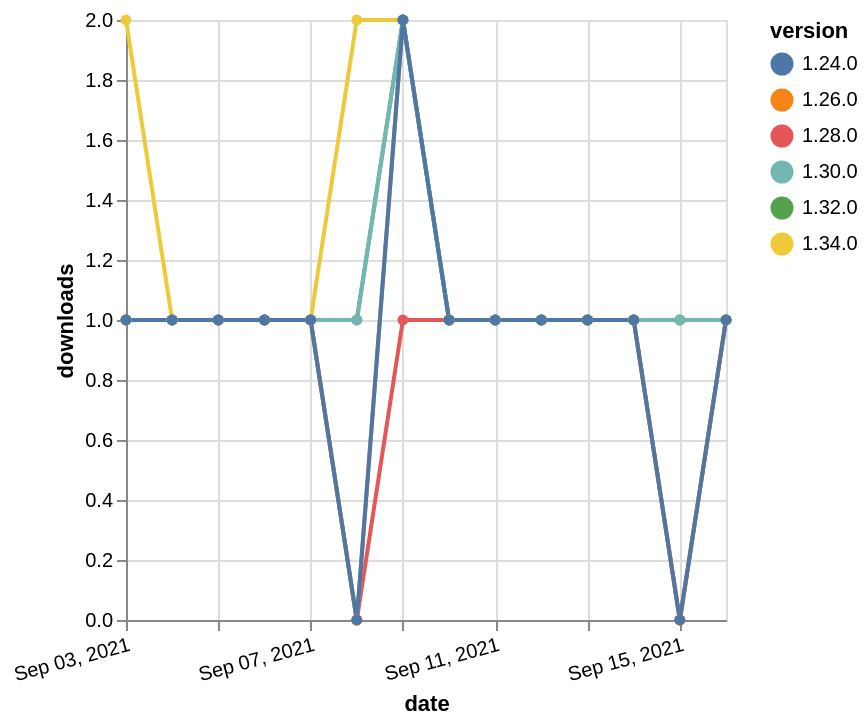

This figure's Vega-Lite source:
### Vega-Lite specification from a JSON file in a GitHub repository (floating-point values rounded to 4 significant figures)
{"$schema": "https://vega.github.io/schema/vega-lite/v5.json", "description": "A simple bar chart with embedded data.", "data": {"values": [{"date": "2021-09-03", "total": 116, "delta": 2, "version": "1.34.0"}, {"date": "2021-09-04", "total": 117, "delta": 1, "version": "1.34.0"}, {"date": "2021-09-05", "total": 118, "delta": 1, "version": "1.34.0"}, {"date": "2021-09-06", "total": 119, "delta": 1, "version": "1.34.0"}, {"date": "2021-09-07", "total": 120, "delta": 1, "version": "1.34.0"}, {"date": "2021-09-08", "total": 122, "delta": 2, "version": "1.34.0"}, {"date": "2021-09-09", "total": 124, "delta": 2, "version": "1.34.0"}, {"date": "2021-09-10", "total": 125, "delta": 1, "version": "1.34.0"}, {"date": "2021-09-11", "total": 126, "delta": 1, "version": "1.34.0"}, {"date": "2021-09-12", "total": 127, "delta": 1, "version": "1.34.0"}, {"date": "2021-09-13", "total": 128, "delta": 1, "version": "1.34.0"}, {"date": "2021-09-14", "total": 129, "delta": 1, "version": "1.34.0"}, {"date": "2021-09-15", "total": 130, "delta": 1, "version": "1.34.0"}, {"date": "2021-09-16", "total": 131, "delta": 1, "version": "1.34.0"}, {"date": "2021-09-03", "total": 162, "delta": 1, "version": "1.32.0"}, {"date": "2021-09-04", "total": 163, "delta": 1, "version": "1.32.0"}, {"date": "2021-09-05", "total": 164, "delta": 1, "version": "1.32.0"}, {"date": "2021-09-06", "total": 165, "delta": 1, "version": "1.32.0"}, {"date": "2021-09-07", "total": 166, "delta": 1, "version": "1.32.0"}, {"date": "2021-09-08", "total": 167, "delta": 1, "version": "1.32.0"}, {"date": "2021-09-09", "total": 169, "delta": 2, "version": "1.32.0"}, {"date": "2021-09-10", "total": 170, "delta": 1, "version": "1.32.0"}, {"date": "2021-09-11", "total": 171, "delta": 1, "version": "1.32.0"}, {"date": "2021-09-12", "total": 172, "delta": 1, "version": "1.32.0"}, {"date": "2021-09-13", "total": 173, "delta": 1, "version": "1.32.0"}, {"date": "2021-09-14", "total": 174, "delta": 1, "version": "1.32.0"}, {"date": "2021-09-15", "total": 175, "delta": 1, "version": "1.32.0"}, {"date": "2021-09-16", "total": 176, "delta": 1, "version": "1.32.0"}, {"date": "2021-09-03", "total": 161, "delta": 1, "version": "1.28.0"}, {"date": "2021-09-04", "total": 162, "delta": 1, "version": "1.28.0"}, {"date": "2021-09-05", "total": 163, "delta": 1, "version": "1.28.0"}, {"date": "2021-09-06", "total": 164, "delta": 1, "version": "1.28.0"}, {"date": "2021-09-07", "total": 165, "delta": 1, "version": "1.28.0"}, {"date": "2021-09-08", "total": 165, "delta": 0, "version": "1.28.0"}, {"date": "2021-09-09", "total": 166, "delta": 1, "version": "1.28.0"}, {"date": "2021-09-10", "total": 167, "delta": 1, "version": "1.28.0"}, {"date": "2021-09-11", "total": 168, "delta": 1, "version": "1.28.0"}, {"date": "2021-09-12", "total": 169, "delta": 1, "version": "1.28.0"}, {"date": "2021-09-13", "total": 170, "delta": 1, "version": "1.28.0"}, {"date": "2021-09-14", "total": 171, "delta": 1, "version": "1.28.0"}, {"date": "2021-09-15", "total": 171, "delta": 0, "version": "1.28.0"}, {"date": "2021-09-16", "total": 172, "delta": 1, "version": "1.28.0"}, {"date": "2021-09-03", "total": 176, "delta": 1, "version": "1.26.0"}, {"date": "2021-09-04", "total": 177, "delta": 1, "version": "1.26.0"}, {"date": "2021-09-05", "total": 178, "delta": 1, "version": "1.26.0"}, {"date": "2021-09-06", "total": 179, "delta": 1, "version": "1.26.0"}, {"date": "2021-09-07", "total": 180, "delta": 1, "version": "1.26.0"}, {"date": "2021-09-08", "total": 180, "delta": 0, "version": "1.26.0"}, {"date": "2021-09-09", "total": 182, "delta": 2, "version": "1.26.0"}, {"date": "2021-09-10", "total": 183, "delta": 1, "version": "1.26.0"}, {"date": "2021-09-11", "total": 184, "delta": 1, "version": "1.26.0"}, {"date": "2021-09-12", "total": 185, "delta": 1, "version": "1.26.0"}, {"date": "2021-09-13", "total": 186, "delta": 1, "version": "1.26.0"}, {"date": "2021-09-14", "total": 187, "delta": 1, "version": "1.26.0"}, {"date": "2021-09-15", "total": 187, "delta": 0, "version": "1.26.0"}, {"date": "2021-09-16", "total": 188, "delta": 1, "version": "1.26.0"}, {"date": "2021-09-03", "total": 142, "delta": 1, "version": "1.30.0"}, {"date": "2021-09-04", "total": 143, "delta": 1, "version": "1.30.0"}, {"date": "2021-09-05", "total": 144, "delta": 1, "version": "1.30.0"}, {"date": "2021-09-06", "total": 145, "delta": 1, "version": "1.30.0"}, {"date": "2021-09-07", "total": 146, "delta": 1, "version": "1.30.0"}, {"date": "2021-09-08", "total": 147, "delta": 1, "version": "1.30.0"}, {"date": "2021-09-09", "total": 149, "delta": 2, "version": "1.30.0"}, {"date": "2021-09-10", "total": 150, "delta": 1, "version": "1.30.0"}, {"date": "2021-09-11", "total": 151, "delta": 1, "version": "1.30.0"}, {"date": "2021-09-12", "total": 152, "delta": 1, "version": "1.30.0"}, {"date": "2021-09-13", "total": 153, "delta": 1, "version": "1.30.0"}, {"date": "2021-09-14", "total": 154, "delta": 1, "version": "1.30.0"}, {"date": "2021-09-15", "total": 155, "delta": 1, "version": "1.30.0"}, {"date": "2021-09-16", "total": 156, "delta": 1, "version": "1.30.0"}, {"date": "2021-09-03", "total": 219, "delta": 1, "version": "1.24.0"}, {"date": "2021-09-04", "total": 220, "delta": 1, "version": "1.24.0"}, {"date": "2021-09-05", "total": 221, "delta": 1, "version": "1.24.0"}, {"date": "2021-09-06", "total": 222, "delta": 1, "version": "1.24.0"}, {"date": "2021-09-07", "total": 223, "delta": 1, "version": "1.24.0"}, {"date": "2021-09-08", "total": 223, "delta": 0, "version": "1.24.0"}, {"date": "2021-09-09", "total": 225, "delta": 2, "version": "1.24.0"}, {"date": "2021-09-10", "total": 226, "delta": 1, "version": "1.24.0"}, {"date": "2021-09-11", "total": 227, "delta": 1, "version": "1.24.0"}, {"date": "2021-09-12", "total": 228, "delta": 1, "version": "1.24.0"}, {"date": "2021-09-13", "total": 229, "delta": 1, "version": "1.24.0"}, {"date": "2021-09-14", "total": 230, "delta": 1, "version": "1.24.0"}, {"date": "2021-09-15", "total": 230, "delta": 0, "version": "1.24.0"}, {"date": "2021-09-16", "total": 231, "delta": 1, "version": "1.24.0"}]}, "width": "container", "mark": {"type": "line", "point": {"filled": true}}, "encoding": {"x": {"field": "date", "type": "temporal", "timeUnit": "yearmonthdate", "title": "date", "axis": {"labelAngle": -15}}, "y": {"field": "delta", "type": "quantitative", "title": "downloads"}, "color": {"field": "version", "type": "nominal"}, "tooltip": {"field": "delta"}}}
